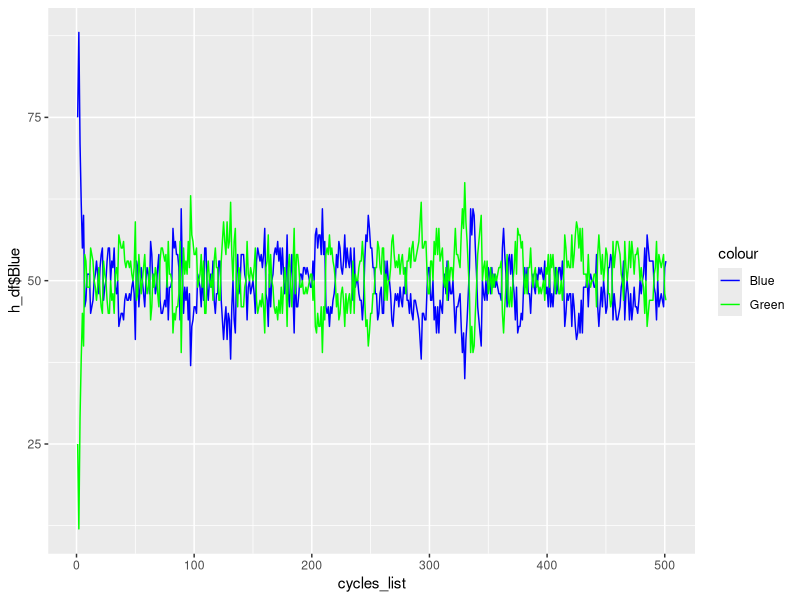

Reproduce this figure in R.
ptm <- proc.time()
# Initial parameters
blue_ant_number <- 75
green_ant_number <- 25
size <- 3
cycles <- 500
death <- TRUE
death_rate <- 1


# run_colony <- function(blue_ant_number, green_ant_number, size, cycles){

total_ants <- blue_ant_number + green_ant_number

# Creating area for ants to move in (dimensions: size x size)
positions <- vector()
positions[1:(size^2)] <- c(1:(size^2))

# Creating the color history matrix and recording initial values
initial_blue <- c(blue_ant_number, integer(cycles))
initial_green <- c(green_ant_number, integer(cycles))
h_df <- data.frame(initial_blue, initial_green)
names(h_df) <- c("Blue", "Green")

# Creating the colony matrix
ant_matrix <- matrix(nrow=total_ants, ncol = 4)
column_names <- c("color", "position", "blue_met", "green_met")
colnames(ant_matrix) <- column_names

# Populating matrix with blue ants
ant_matrix[1:blue_ant_number, 1] <- "blue"
ant_matrix[1:blue_ant_number, 3:4] <- c(0,0)
ant_matrix[1:blue_ant_number, 2] <- sample(positions, blue_ant_number, replace = TRUE)

# Populating matrix with green ants
ant_matrix[(blue_ant_number + 1):(blue_ant_number + green_ant_number), 1] <- "green"
ant_matrix[(blue_ant_number + 1):(blue_ant_number + green_ant_number), 3:4] <- c(0,0)
ant_matrix[(blue_ant_number + 1):(blue_ant_number + green_ant_number), 2] <- sample(positions, green_ant_number, replace = TRUE)

# Checking for ants that met
for (pos in positions){
  inds <- which(ant_matrix[,2] == pos, arr.ind = FALSE)
  same <- ant_matrix[inds,]
  blues <- nrow(as.matrix(same[same[,1] == "blue",]))
  greens <- nrow(as.matrix(same[same[,1] == "green",]))
  is_blue <- which(ant_matrix[inds, 1] == "blue")
  is_green <- which(ant_matrix[inds, 1] == "green")
  ant_matrix[inds[is_blue], 3] <- as.integer(blues) - 1
  ant_matrix[inds[is_blue], 4] <- as.integer(greens)
  ant_matrix[inds[is_green], 3] <- as.integer(blues)
  ant_matrix[inds[is_green], 4] <- as.integer(greens) - 1
}

# Running the cycles
for (i in 1:cycles){
  
  # Changing positions and killing ants
  death_val <- as.numeric(sample(100, total_ants, replace = TRUE))
  dead_ants <- which(death_val < death_rate, arr.ind = TRUE)
  live_ants <- which(death_val >= death_rate, arr.ind = TRUE)
  if (death == TRUE){
    if(nrow(ant_matrix) != 0){
      ant_matrix[live_ants, 2] <- sample(positions, (total_ants - length(dead_ants)), replace = TRUE)
    }
    total_ants <- total_ants - length(dead_ants)
    if(length(dead_ants) != 0){
      ant_matrix <- ant_matrix[-dead_ants,]
    }
  }else{
    ant_matrix[,2] <- sample(positions, total_ants, replace = TRUE)
  }
  if(total_ants == 0){
    break
  }

  
  # Check if ants met
  # ptm <- proc.time()
  for (pos in positions){
    inds <- which(as.matrix(ant_matrix[,2]) == pos, arr.ind = FALSE)
    same <- as.matrix(ant_matrix[inds,])
    blues <- nrow(as.matrix(same[same[,1] == "blue",]))
    greens <- nrow(as.matrix(same[same[,1] == "green",]))
    is_blue <- which(ant_matrix[inds, 1] == "blue")
    is_green <- which(ant_matrix[inds, 1] == "green")
    ant_matrix[inds[is_blue], 3] <- as.integer(ant_matrix[inds[is_blue], 3]) + as.integer(blues) - 1
    ant_matrix[inds[is_blue], 4] <- as.integer(ant_matrix[inds[is_blue], 4]) + as.integer(greens)
    ant_matrix[inds[is_green], 3] <- as.integer(ant_matrix[inds[is_green], 3]) + as.integer(blues)
    ant_matrix[inds[is_green], 4] <- as.integer(ant_matrix[inds[is_green], 4]) + as.integer(greens) - 1
  }
  # proc.time() - ptm

  # Timing is roughly similar to above, but going with above to reduce loops
  # ptm <- proc.time()
  # for (u in 1:(total_ants)){
  #   for (v in 1:(total_ants)){
  #     if (v == u){
  #       next
  #     }else{
  #       if (ant_matrix[u, 2] == ant_matrix[v, 2]){
  #         if (ant_matrix[v, 1] == "blue"){
  #           ant_matrix[u, 3] <- as.integer(ant_matrix[1, 3]) + 1
  #         }else{
  #           ant_matrix[u, 4] <- as.integer(ant_matrix[1, 4]) + 1
  #         }
  #       }
  #     }
  #   }
  # }
  # 
  # proc.time() - ptm
  
  # Check if ants reached color change threshold and add to color history
  threshold <- total_ants/2
  green_change <- which(ant_matrix[,3] > threshold & ant_matrix[,4] < threshold, arr.ind = TRUE)
  blue_change <- which(ant_matrix[,3] < threshold & ant_matrix[,4] > threshold, arr.ind = TRUE)
  ant_matrix[green_change, 1] <- "green"
  ant_matrix[green_change, 3:4] <- c(0,0)
  ant_matrix[blue_change, 1] <- "blue"
  ant_matrix[blue_change, 3:4] <- c(0,0)
  new_blue <- nrow(as.matrix(ant_matrix[ant_matrix[,1] == "blue",]))
  new_green <- nrow(as.matrix(ant_matrix[ant_matrix[,1] == "green",]))
  h_df$Blue[(i+1)] <- new_blue
  h_df$Green[(i+1)] <- new_green
}



# Plotting the color history
library(ggplot2)
cycles_list <- c(0:cycles+1)
h <- ggplot(h_df, aes(x=cycles_list)) + 
  geom_line(aes(y=h_df$Blue, colour="Blue")) + 
  geom_line(aes(y=h_df$Green, colour="Green")) +
  scale_color_manual(values=c("blue", "green"))
h
proc.time() - ptm
  
  # return(history_list[-1])
# }

# run_colony(2, 3, 3, 3)
